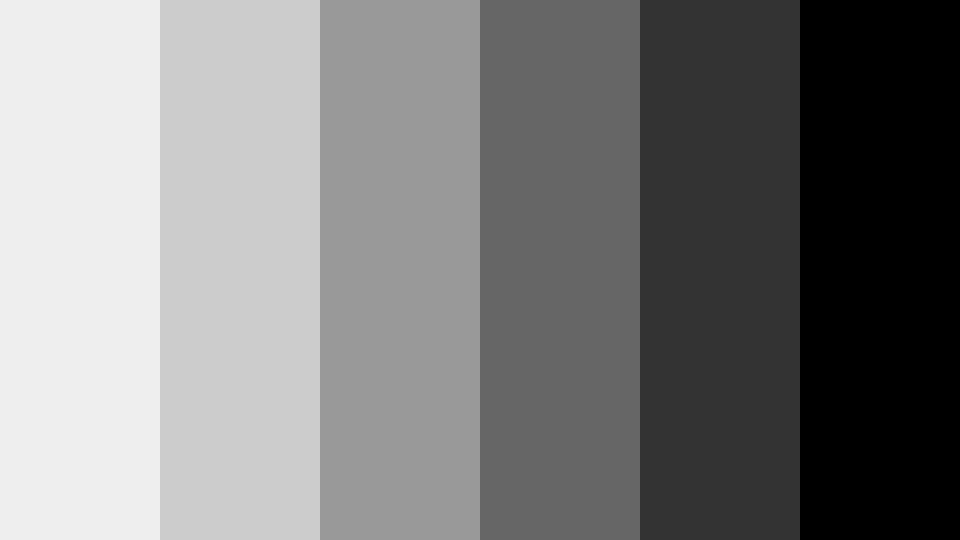
#> input picture gray.png, 1920 x 1080 px, found by its file name (shown at 1/2 size)
$ python 4_Digital_Image_negative.py
#> lines starting #> are read from the running program, lines starting #| are printed output that depends on the picture
#
import cv2
import numpy as np
import matplotlib.pyplot as plt
img= cv2.imread('./Image_Processing/gray.png')
#> img is the input picture: shape (1080, 1920, 3); min 0, max 238, mean 124.7
image= cv2.resize(img,(400, 500))
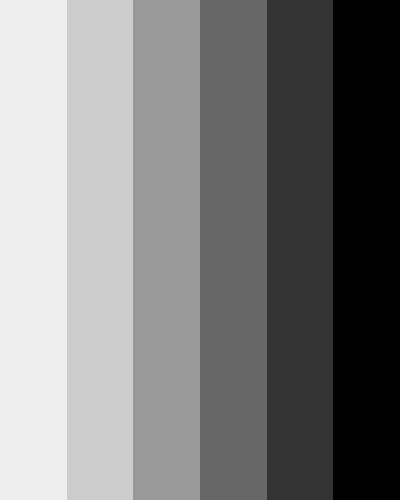
#> image: shape (500, 400, 3); min 0, max 238, mean 124.7
# cv2.imshow('Original',image)


img_neg = 255-img
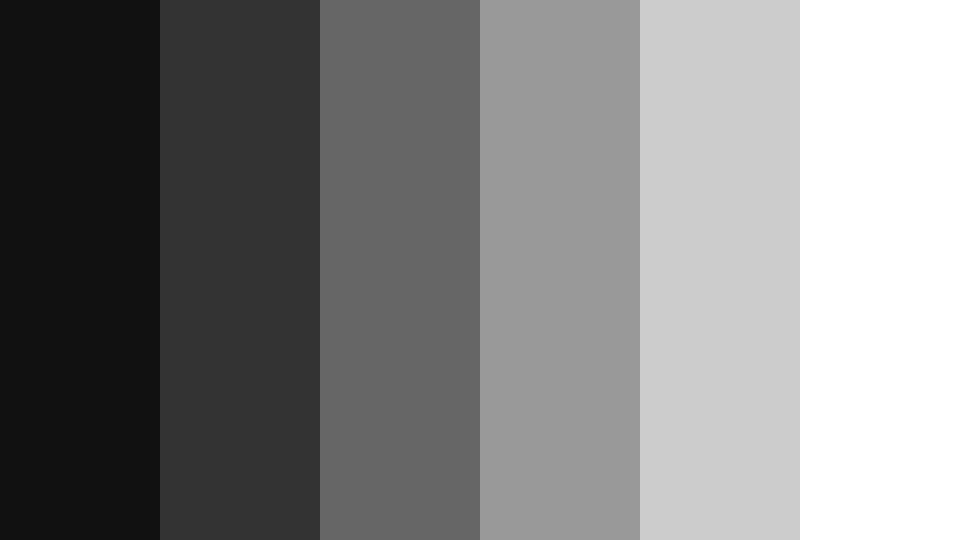
#> img_neg: shape (1080, 1920, 3) (shown at 1/2 size); min 17, max 255, mean 130.3
outimage= cv2.resize(img_neg,(400, 500))
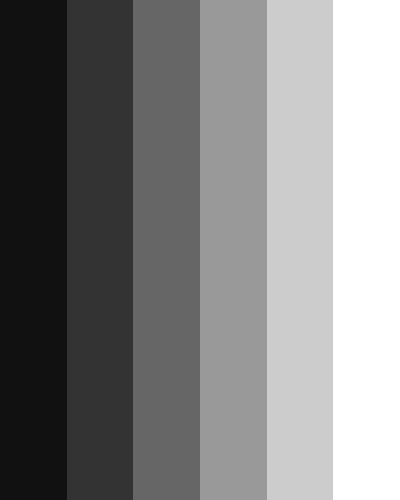
#> outimage: shape (500, 400, 3); min 17, max 255, mean 130.3
both_image = np.hstack([image, outimage])
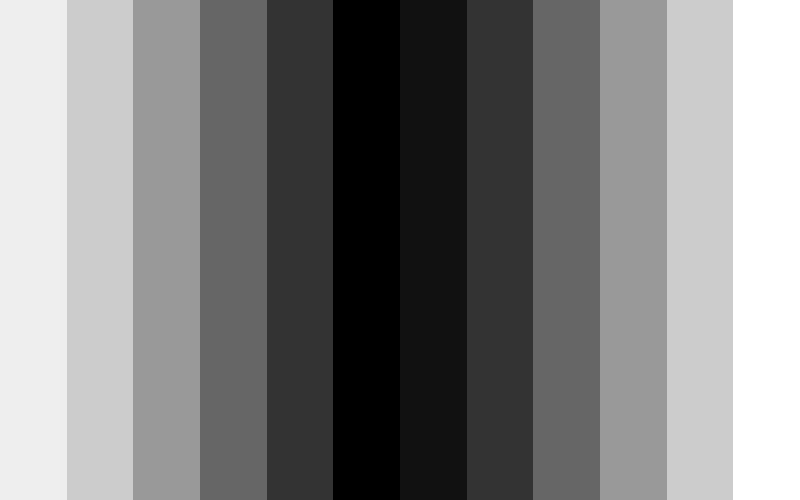
#> both_image: shape (500, 800, 3); min 0, max 255, mean 127.5
cv2.imshow('Negative',both_image)
cv2.waitKey(0)
cv2.destroyAllWindows()
